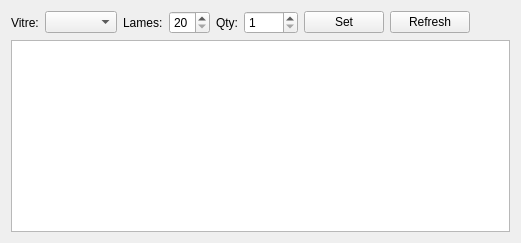
          <widget class="QWidget" name="tab_26">
           <attribute name="title">
            <string>Stock</string>
           </attribute>
           <layout class="QGridLayout" name="gridLayout_37">
            <item row="0" column="0">
             <layout class="QVBoxLayout" name="verticalLayout_43">
              <item>
               <layout class="QHBoxLayout" name="horizontalLayout_65">
                <item>
                 <widget class="QLabel" name="label_105">
                  <property name="text">
                   <string>Vitre:</string>
                  </property>
                 </widget>
                </item>
                <item>
                 <widget class="QComboBox" name="cmb_lames_vitre_3"/>
                </item>
                <item>
                 <widget class="QLabel" name="label_104">
                  <property name="text">
                   <string>Lames:</string>
                  </property>
                 </widget>
                </item>
                <item>
                 <widget class="QSpinBox" name="spb_Lames_L_3">
                  <property name="minimum">
                   <number>20</number>
                  </property>
                  <property name="maximum">
                   <number>42</number>
                  </property>
                  <property name="singleStep">
                   <number>2</number>
                  </property>
                 </widget>
                </item>
                <item>
                 <widget class="QLabel" name="label_106">
                  <property name="text">
                   <string>Qty:</string>
                  </property>
                 </widget>
                </item>
                <item>
                 <widget class="QSpinBox" name="spb_Lames_qty_3">
                  <property name="minimum">
                   <number>1</number>
                  </property>
                  <property name="maximum">
                   <number>9999</number>
                  </property>
                 </widget>
                </item>
                <item>
                 <widget class="QPushButton" name="pushButton_58">
                  <property name="text">
                   <string>Set</string>
                  </property>
                 </widget>
                </item>
                <item>
                 <widget class="QPushButton" name="pushButton_60">
                  <property name="text">
                   <string>Refresh</string>
                  </property>
                 </widget>
                </item>
                <item>
                 <spacer name="horizontalSpacer_40">
                  <property name="orientation">
                   <enum>Qt::Horizontal</enum>
                  </property>
                  <property name="sizeHint" stdset="0">
                   <size>
                    <width>40</width>
                    <height>20</height>
                   </size>
                  </property>
                 </spacer>
                </item>
               </layout>
              </item>
              <item>
               <widget class="QTableView" name="tableView_lames_stock"/>
              </item>
             </layout>
            </item>
           </layout>
          </widget>
